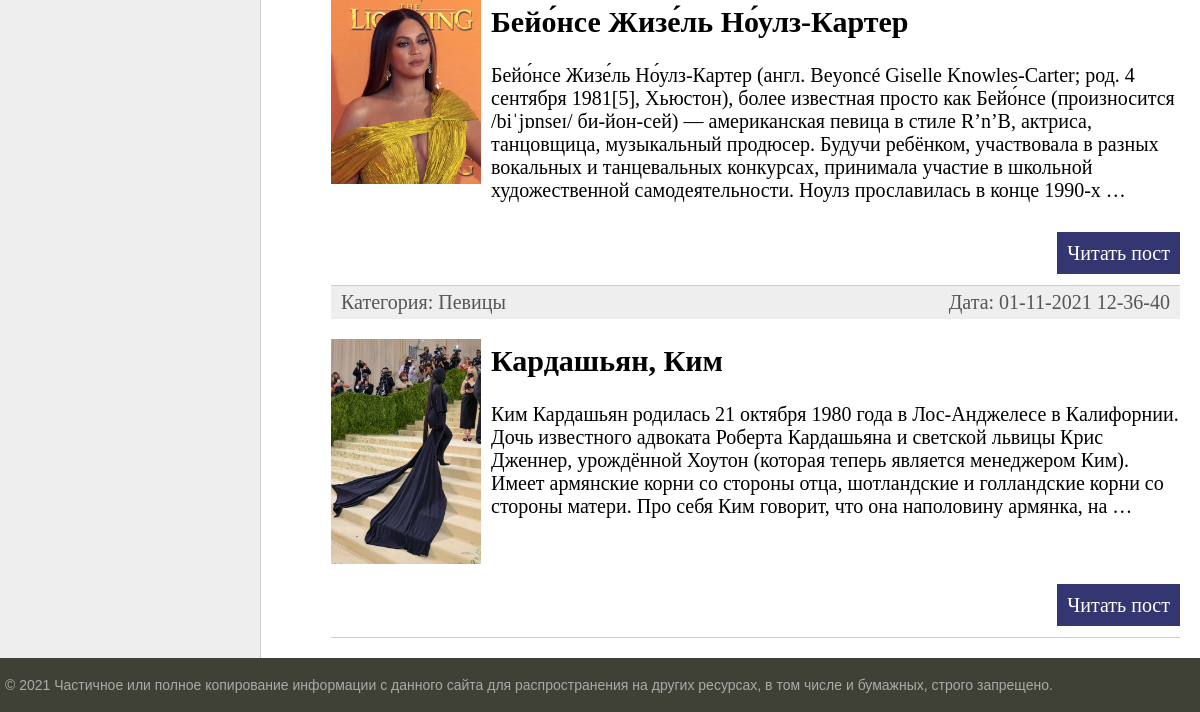
Before: / (lower part) with the older database file.
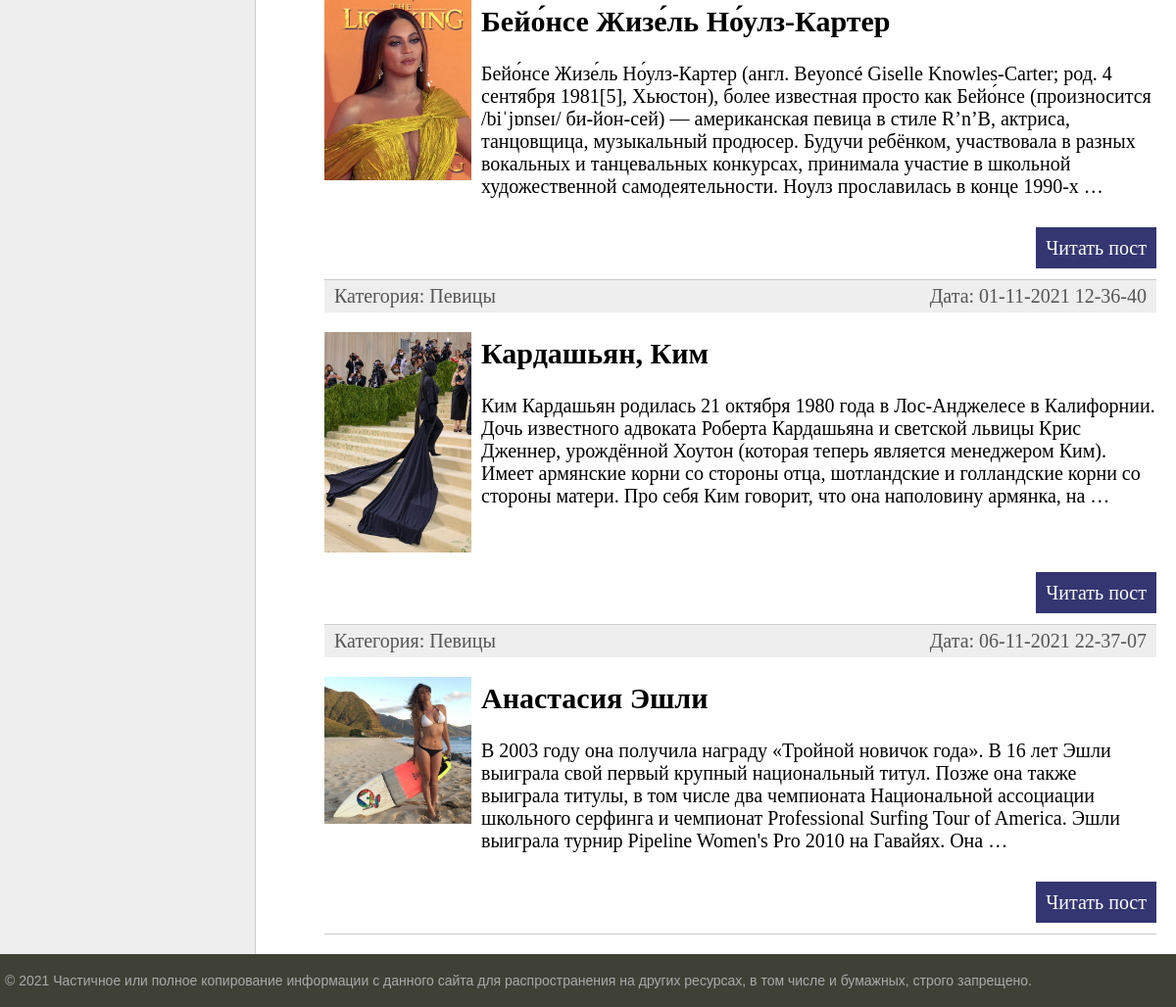
After: the same page with the newer database file.
### women/models.py (models this page shows, shortened)
class Women(models.Model):
    title = models.CharField(max_length=255, verbose_name="Заголовок")
    slug = models.SlugField(max_length=255, unique=True, db_index=True, verbose_name="URL")
    content = models.TextField(blank=True, verbose_name="Текст статьи")
    photo = models.ImageField(upload_to="photos/%Y/%m/%d/", blank=True, verbose_name="Фото")
    time_create = models.DateTimeField(auto_now_add=True, verbose_name="Дата создания")
    time_update = models.DateTimeField(auto_now=True, verbose_name="Дата обновления")
    is_published = models.BooleanField(default=True, verbose_name="Публикация")
    cat = models.ForeignKey("Category", on_delete=PROTECT, verbose_name="Категория")
    def get_absolute_url(self):
        return reverse("post", kwargs={"post_slug": self.slug}) # находит ссылку с именем 'post' в urls.py
    class Meta:
        verbose_name = "Известные женщины"
        verbose_name_plural = "Известные женщины"
        ordering = ['time_create', 'title']

class Category(models.Model):
    name = models.CharField(max_length=100, db_index=True)
    slug = models.SlugField(max_length=255, unique=True, db_index=True, verbose_name="URL")
    def __str__(self):
        return self.name
    def get_absolute_url(self):
        return reverse("category", kwargs={"cat_slug": self.slug})
    class Meta:
        verbose_name = "Категории"
        verbose_name_plural = "Категории"
        ordering = ['id']

### women/views.py (the view)
# urls.py: path('', index, name='home'),
def index(request):
    posts = Women.objects.all()
    insert_content = {
        'posts': posts,
        'menu': menu,
        'title': 'Главная страница',
        'cat_selected': 0,
    }
    return render(request, 'women/index.html', context=insert_content)

### women/templatetags/women_tags.py (called while the page is built)
@register.inclusion_tag('women/list_categories.html') # включающий тег
def show_categories():
    cats = Category.objects.all()
    return {"cats": cats}

### women/templates/women/index.html (shortened to what this page needs)
{% extends 'women/base.html' %}
{% block content %}
<ul class="list-articles">
	{% for p in posts %}
			<li><div class="article-panel">
    <p class="first">Категория: {{p.cat}}</p>
    <p class="last">Дата: {{p.time_update|date:"d-m-Y H-i-s"}}</p>
</div>
{% if p.photo %}
	<p><img class="img-article-left thumb" src="{{p.photo.url}}"></p>
{% endif %}
            <h2>{{p.title}}</h2>
	{% autoescape on %}
	{{p.content|linebreaks|truncatewords:50}}
	{% endautoescape %}
			<p class="link-read-post"><a href="{{ p.get_absolute_url }}">Читать пост</a></p>
	{% endfor %}
</ul>
{% endblock %}

### women/templates/women/base.html (shortened to what this page needs)
{% load static %}
{% load women_tags %}
<!DOCTYPE html>
<html>
<head>
	<link type="text/css" href="{% static 'women/css/styles.css' %}" rel="stylesheet" />
</head>
<body>
<table class="table-page" border=0 cellpadding="0" cellspacing="0">
<tr><td valign=top>
<table class="table-content" border=0 cellpadding="0" cellspacing="0">
<tr>
	<td valign="top" class="left-chapters">
	<ul id="leftchapters">
	</ul>
</td>
<td valign="top" class="content">
	<div class="content-text">
{% block content %}
{% endblock %}
	</div>
</td></tr></table>
</td></tr>
<tr><td valign=top>
	<div id="footer">
		<p>&copy; 2021 Частичное или полное копирование информации с данного сайта для распространения на других ресурсах, в том числе и бумажных, строго запрещено.</p>
	</div>
</td></tr></table>
</body>
</html>

### women/static/women/css/styles.css (style rules this page uses)
html, body { font-family: 'Arial'; margin: 0; padding: 0; height: 100%; width: 100%; color: #444; }
a { color: #0059b2; text-decoration: none; }
img { max-width: 600px; height: auto; }
img.img-article-left { max-width: 300px; height: auto; float: left; padding: 0 10px 10px 0; }
img.img-article-left.thumb { max-width: 150px; height: auto; }
p.link-read-post { text-align: right; }
p.link-read-post a { padding: 10px; min-width: 100px; background: #333671; color: #fff; text-decoration: none; }
div.article-panel { background: #eee; padding: 5px 10px 5px 10px; box-sizing: border-box; overflow: hidden; color: #555; }
div.article-panel p.first { margin: 0; float: left; }
div.article-panel p.last { margin: 0; float: right; }
ul.list-articles { list-style: none; margin: 0; padding: 0; }
ul.list-articles li { border-bottom: 1px solid #ccc; }
.table-page { width: 100%; height: 100%; vertical-align: top; }
.table-page tr { height: 100%; }
.table-content { width: 100%; min-height: 100%; height: 100%; }
.left-chapters { margin: 0; background: #eee; border-right: 1px solid #ccc; min-height: 100%; }
.left-chapters ul { width: 230px; min-height: 100%; margin: 0; padding: 20px 10px 10px 20px; list-style: none; font-size: 20px; }
.content { padding: 40px 20px 20px 40px; width: 100%; box-sizing: border-box; }
.content-text { margin: 60px 0 0 30px; color: #000; font-size: 20px; font-family: Yandex Sans Display Light; }
#footer { box-sizing: border-box; background: #3F4137; padding: 5px; color: #aaa; font-size: 14px; font-family: Verdana, Geneva, Arial, Helvetica; text-align: left; overflow: hidden; }

Changed rows visible on the page:
added Women: cat "Певицы", time_update "06-11-2021 22-37-07", photo (picture), title "Анастасия Эшли", content "В 2003 году она получила награду «Тройной новичок года». В 16 лет Эшли выиграла свой первый крупный национальный титул. Позже она также выиграла титулы, в том числе два чемпионата Национальной ассоциации школьного серфинга и чемпионат Professional Surfing Tour of America. Эшли выиграла турнир Pipeline Women's Pro 2010 на Гавайях. Она …"
